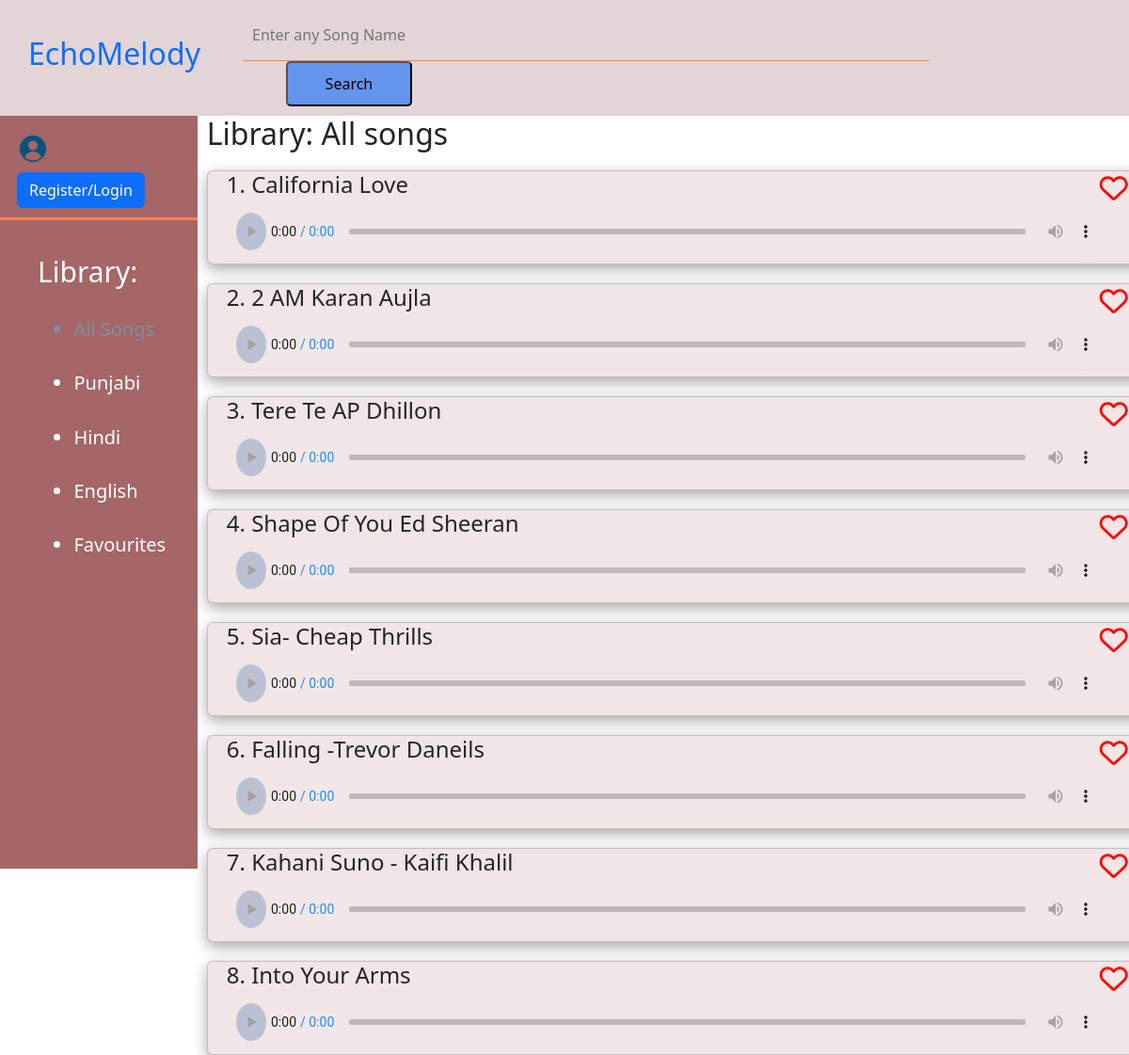
The page / on the database its author committed.
### mp3_app/models.py (models this page shows, shortened)
class allsongs(models.Model):
    song_id=models.AutoField(primary_key=True)
    song_title=models.TextField()
    song_category=models.CharField(max_length=50)
    song_file=models.FileField(upload_to='songs/')

### mp3_app/views.py (the view)
# urls.py: path('', views.index,name="index"),
def index(request):
    if request.user.is_authenticated:
        slug="All Songs"
        fav_songs = Favourites.objects.filter(user=request.user).values_list('song', flat=True)
        all_songs=allsongs.objects.all()
        print(fav_songs)
        return render(request,'mp3_app/index.html',{'allsongs':all_songs,'favsongs':fav_songs,'slug':slug})
    else:
     all_songs=allsongs.objects.all()
     slug="All songs"
     return render(request,'mp3_app/index.html',{'allsongs':all_songs,'slug':slug})

### mp3_app/templates/mp3_app/index.html (shortened to what this page needs)
{% extends 'mp3_app/basic.html' %}
{% load static %}
{% block css %}
<link rel="stylesheet" href="{% static 'mp3_app/css/index.css' %}">
{% endblock %}
{% block body %}
<section class="allsongs">
    <h2>Library: {{ slug }}</h2>
    {% if slug == "Favourites" %}
        {% for fav in favsongs %}
            <div class="card">
                <div class="songname">
                    <h4>{{ forloop.counter }}. {{ fav.song.song_title }}</h4>
                    <a href="/mp3/rem_fav/{{ fav.song.song_id }}"><i class="fa-solid fa-heart" style="color:red;"></i></a>
                </div>
                <div class="audio-container">
                    <audio controls class="audio-controls">
                        <source src="{{ fav.song.song_file.url }}" type="audio/mp3">
                        Your browser does not support the audio element.
                    </audio>
                </div>
            </div>
        {% endfor %}
    {% elif slug == "All songs" %}
        {% for song in allsongs %}
            <div class="card">
                <div class="songname">
                    <h4>{{ forloop.counter }}. {{ song.song_title }}</h4>
                    <a href="/mp3/addfav/{{ song.song_id }}" id="{{ song.song_id }}"><i class="fa-regular fa-heart" style="color:red;"></i></a>
                </div>
                <div class="audio-container">
                    <audio controls class="audio-controls">
                        <source src="{{ song.song_file.url }}" type="audio/mp3">
                    </audio>
                </div>
            </div>
        {% endfor %}
    {% endif %}
</section>
{% endblock %}

### mp3_app/templates/mp3_app/basic.html (shortened to what this page needs)
<!DOCTYPE html>
<html lang="en">
<head>
    <link href="https://cdn.jsdelivr.net/npm/bootstrap@5.3.0/dist/css/bootstrap.min.css" rel="stylesheet">
    {%load static%}
    <link rel="stylesheet" href="{%static 'mp3_app/css/basic.css'%}">
    {%block css%}{%endblock%}
</head>
<body>
    <section class="navbar">
          <div class="player_name">
            <a href="/" ><h2>EchoMelody</h2></a>
          </div>
    <div class="search">
    <form action="/mp3/search" method="get">
        <input type="text" name="search" placeholder="Enter any Song Name">
        <button type="submit">Search</button>
    </form>
    </div>
    </section>
    <section class="left-menu-fix">
        <div class="allcontent">
        <div class="leftmenu">
        <div class="user-info">
            {% if user.is_authenticated %}
            <div class="img-user">
                <img src="{% static 'mp3_app/img/user.png' %}" alt="">
            </div>
            <div class="user-name">
                <h2>{{request.user.first_name}} {{request.user.last_name}}</h2>
                <div class="pre-log">
                <h5>Premium</h5>
                <a href="/mp3/logout"><h5 class="logout">Logout</h5></a>
                </div>
            </div>
        {% else %}
            <div class="img-user">
                <img src="{% static 'mp3_app/img/user.png' %}" alt="">
            </div>
            <button type="button" class="btn btn-primary mx-2" data-bs-toggle="modal" data-bs-target="#signupModal">
                Register/Login
            </button>
        {% endif %}
        </div>
      <div class="library">
        <div class="lib-con">
        <h2>Library:</h2>
        <ul type="i">
            <a href="/"><li id="allsong" class="activelib" onclick="handle()">All Songs</li></a>
            <a href="/mp3/choice/Punjabi"><li  id="punjabi" onclick="handle()">Punjabi</li></a>
            <a href="/mp3/choice/Hindi" ><li id="hindi" onclick="handle()">Hindi</li></a>
            <a href="/mp3/choice/English" ><li id="english" onclick="handle()">English</li></a>
            <a href="/mp3/choice/Favourites" ><li id="favourites" onclick="handle()">Favourites</li></a>
        </ul>
      </div>
      </div>
        </div>
        <div class="right-menu">
            {%block body%}{%endblock%}
        </div>
        </div>
    </section>
</body>
</html>

### mp3_app/static/mp3_app/css/basic.css (style rules this page uses)
* { padding: 0; margin: 0; }
a { text-decoration: none; }
.navbar { display: flex; flex-direction: row; position: sticky; top: 0; justify-content: space-between; padding-inline: 30px; align-items: center; z-index: 10000; padding-block: 10px; background-color:rgb(227, 213, 213); }
.search { width:80%; }
.search input { padding: 15px 10px; width:80%; outline: none; border: none; background-color:rgb(227, 213, 213); border-bottom:solid 1px coral; }
.search button { padding:10px 40px; margin-left:5%; border-radius: 5px; background-color:cornflowerblue; }
.allcontent { display: flex; flex-direction: row; gap:10px; }
.leftmenu { flex-direction: column; width:20%; display: flex; position: sticky; top: 0; z-index: 10000; height:100vh; background-color:rgb(164, 102, 102); color:white; }
.user-info { display: flex; flex-direction: row; flex-wrap: wrap; align-items: center; color:white; padding:10px; border-bottom: solid coral; }
.user-info img { padding: 10px; width:50px; }
.library { display: flex; flex-direction: column; justify-content: center; padding:5px 40px; }
.library h2 { margin-top: 25%; font-size:30px; }
.lib-con ul { margin-top:8%; margin-left: 5%; }
.lib-con ul li { margin-top:30%; font-size:20px; }
.lib-con a { color:white; }
.activelib { color:rgb(124, 143, 160); }

### mp3_app/static/mp3_app/css/index.css (style rules this page uses)
.allsongs { width: 100%; height: calc(100% - 40px); }
.fa-heart { font-size: 30px; }
.card { width: 1000px; height: 100px; margin-top: 2%; display: flex; flex-direction: column; background-color: rgb(241, 229, 229); box-shadow: rgba(0, 0, 0, 0.35) 0px 5px 15px; }
.songname { display: flex; flex-direction: row; justify-content: space-between; align-items: center; padding-inline:20px; }
.audio-container { padding-inline:20px; }
.audio-controls { width:98%; }

### rows shown on the page
allsongs: song_title "California Love"
allsongs: song_title "2 AM Karan Aujla"
allsongs: song_title "Tere Te AP Dhillon"
allsongs: song_title "Shape Of You Ed Sheeran"
allsongs: song_title "Sia- Cheap Thrills"
allsongs: song_title "Falling -Trevor Daneils"
allsongs: song_title "Kahani Suno - Kaifi Khalil"
allsongs: song_title "Into Your Arms"

### other values the page prints
{{ slug }} "All songs"
